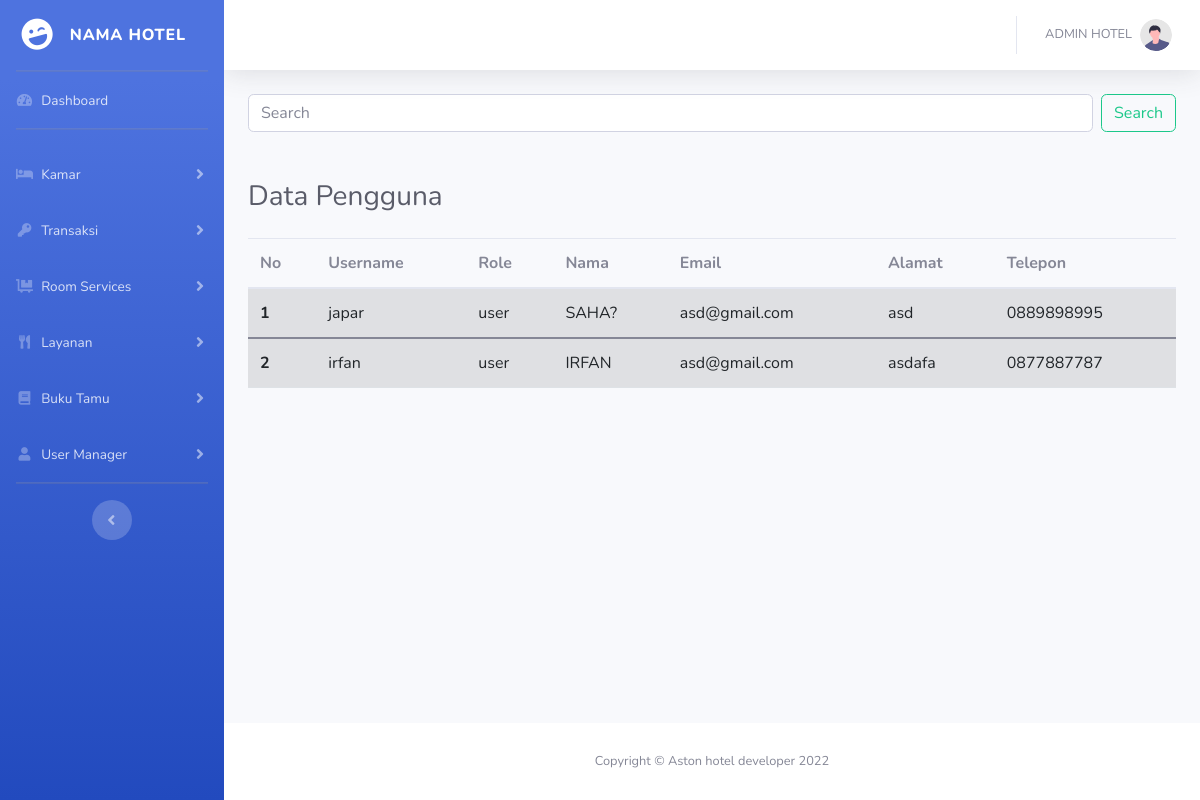
The page /admin2/datapengguna.php (signed in) on the database its author committed.
### tables this page shows
CREATE TABLE IF NOT EXISTS `tamu` (
  `idtamu` int(11) NOT NULL AUTO_INCREMENT,
  `username` varchar(50) NOT NULL,
  `role` varchar(15) NOT NULL DEFAULT 'user',
  `email` varchar(50) NOT NULL,
  `nama` varchar(100) NOT NULL,
  `alamat` varchar(150) NOT NULL,
  `telepon` varchar(15) NOT NULL,
  `password` varchar(255) NOT NULL,
  `foto` varchar(1000) DEFAULT NULL,
  PRIMARY KEY (`idtamu`)
);

### admin2/datapengguna.php (the view, shortened to what this page needs)
<?php include "view/sidebar.php"; ?>
<div id="content-wrapper" class="d-flex flex-column">
    <div id="content">
        <?php include "view/header.php"; ?>
        <div class="container-fluid">
            <form class="d-flex" role="search" method="GET">
                <input class="form-control me-2" name="keyword" type="text" placeholder="Search" aria-label="Search" autocomplete="off">
                <button class="btn btn-outline-success" type="submit">Search</button>
            </form>
            <h1 class="h3 mb-4 text-gray-800 mt-5">Data Pengguna</h1>
            <div id="kanan">
                <table class="table table-striped mt-3">
                    <thead>
                        <tr>
                            <th scope="col">No</th>
                            <th scope="col">Username</th>
                            <th scope="col">Role</th>
                            <th scope="col">Nama</th>
                            <th scope="col">Email</th>
                            <th scope="col">Alamat</th>
                            <th scope="col">Telepon</th>
                        </tr>
                    </thead>
                    <?php
                    require_once "../function/koneksi.php";
                    if (isset($_GET["keyword"])) {
                        $cari = $_GET["keyword"];
                        $data = mysqli_query($conn, "SELECT * FROM tamu WHERE
                        nama LIKE '%$cari%' OR
                        username LIKE '%$cari%' OR
                        email LIKE '%$cari%'");
                    } else {
                        $data = mysqli_query($conn, "SELECT * FROM tamu WHERE role='user'");
                    }
                    $i = 1;
                    while ($row = mysqli_fetch_assoc($data)) {
                        $username = $row['username'];
                        $role     = $row['role'];
                        $nama     = $row['nama'];
                        $email    = $row['email'];
                        $alamat   = $row['alamat'];
                        $telepon  = $row['telepon'];
                    ?>
                        <tbody>
                            <tr>
                                <th><?= $i; ?></th>
                                <td><?= $username; ?></td>
                                <td><?= $role; ?></td>
                                <td><?= $nama; ?></td>
                                <td><?= $email; ?></td>
                                <td><?= $alamat; ?></td>
                                <td><?= $telepon; ?></td>
                            </tr>
                        </tbody>
                    <?php
                        $i++;
                    }
                    ?>
                </table>
            </div>
        </div>
    </div>
    <?php include "view/footer.php"; ?>
</div>
</div>
</body>
</html>

### admin2/view/header.php (shortened to what this page needs)
<nav class="navbar navbar-expand navbar-light bg-white topbar mb-4 static-top shadow">
    <ul class="navbar-nav ml-auto">
        <li class="nav-item dropdown no-arrow">
            <a class="nav-link dropdown-toggle" href="#" id="userDropdown" role="button" data-toggle="dropdown" aria-haspopup="true" aria-expanded="false">
                <span class="mr-2 d-none d-lg-inline text-gray-600 small"><?= $nama; ?></span>
                <img class="img-profile rounded-circle" src="img/undraw_profile.svg">
            </a>
        </li>
    </ul>
</nav>

### rows shown on the page
tamu: nama "ADMIN HOTEL"
tamu: username "japar", role "user", nama "SAHA?", email "asd@gmail.com", alamat "asd", telepon "0889898995"
tamu: username "irfan", role "user", nama "IRFAN", email "asd@gmail.com", alamat "asdafa", telepon "0877887787"
